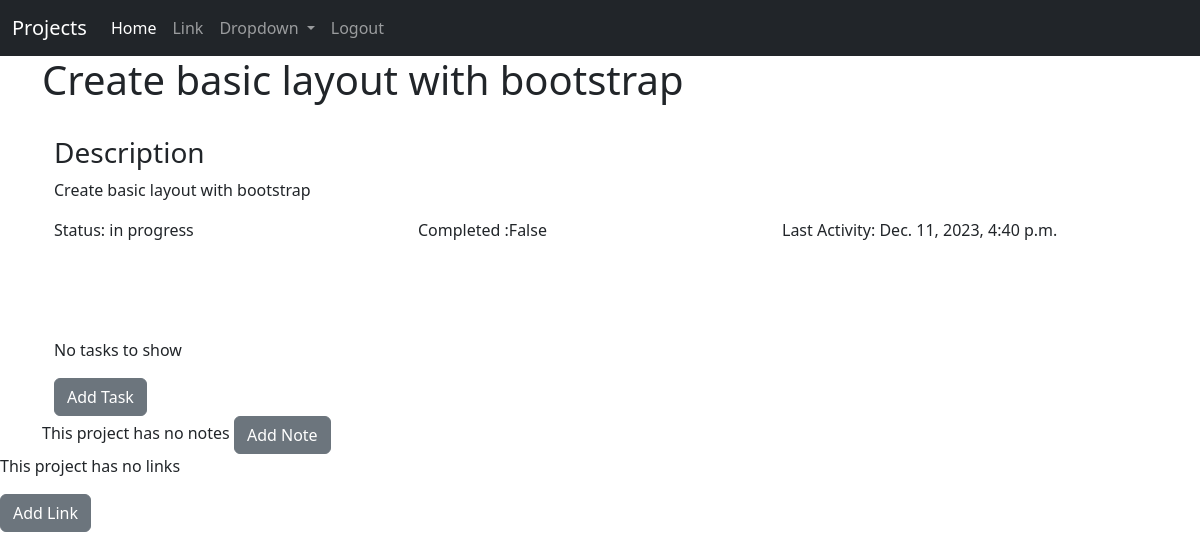
/project/2 (signed in), run on the app's committed database.
### base/models.py (models this page shows, shortened)
class project(models.Model):
    id = models.IntegerField(primary_key=True)
    created_at = models.DateTimeField(auto_now_add=True)
    parent = models.IntegerField(default=0) # 0 = parent project, else it is a subproject with a parent of parent number
    name = models.CharField(max_length=64)
    type = models.ForeignKey(type, on_delete=models.CASCADE)
    description = models.TextField()
    status = models.ForeignKey(status, on_delete=models.CASCADE)
    completed = models.BooleanField()
    archived = models.BooleanField()
    lastActivity = models.DateTimeField()

class status(models.Model):
    id = models.IntegerField(primary_key=True)
    status = models.CharField(max_length=64)
    def __str__(self):
        return self.status

### base/views.py (the view)
# urls.py: path("project/<int:pk>", views.project_view, name = "project_view"),
def project_view(request, pk):
    if request.user.is_authenticated:
        result = project.objects.get(id=pk)
        subprojects = project.objects.filter(parent=pk)
        notes = note.objects.filter(ref=pk)
        tasks = task.objects.filter(ref=pk)
        links = link.objects.filter(ref=pk)
        return render(request, 'project_view.html', {'project': result, 'notes':notes, 'tasks':tasks, 'links':links, 'subprojects': subprojects  })
    else:
        return redirect('home')

### base/templates/project_view.html (shortened to what this page needs)
{% extends "base.html" %}
{% block  content %}
<h1>{{ project.name }}</h1><br>
    <div class="container">
        <div class="row">
          <div class="col">
            <h3>Description</h3>
            <p>
            {{ project.description }}
            </p>
          </div>
          <br><br>
          <div class="row">
            <div class="col">
                Status: {{ project.status }}
            </div>
            <div class="col">
                 Completed :{{ project.completed }}
            </div>
            <div class="col">
                Last Activity: {{ project.lastActivity }}
            </div>
          </div>
        </div>
    </div>
<br><br>
    <br><br>
    <div class="container">
        {% if tasks %}
            {% for task in tasks %}
            <div class="container">
                <p>
                <strong>{{ task.title }}</strong>
                <br><br>
                {{ task.task}}
            </p>
            </div>
            {% endfor %}
        {% else %}
        <p>No tasks to show</p>
        {% endif %}
        <a href="{% url 'add_task' parent=project.id %}" class="btn btn-secondary">Add Task</a>
    </div>
{% if notes %}
<div class="accordion" id="accordionExample">
    {% for note in notes %}
    <div class="accordion-item">
      <h2 class="accordion-header">
        <button class="accordion-button collapsed" type="button" data-bs-toggle="collapse" data-bs-target="#collapse{{note.id}}" aria-expanded="true" aria-controls="collapseOne">
            {{ note.title }}
        </button>
      </h2>
      <div id="collapse{{note.id}}" class="accordion-collapse collapse " data-bs-parent="#accordionExample">
        <div class="accordion-body">
            {{ note.text }}
        </div>
      </div>
    </div>
    {% endfor %}
{% else %}
    This project has no notes
{% endif %}
<a href="{% url 'add_note' parent=project.id %}" class="btn btn-secondary">Add Note</a>
</div>
{% if links %}
  {% for link in links %}
  <div class="container">
    <p>
      <a href="{{ link.url }}" target = "_blank" rel="noopener noreferrer" >{{ link.title }}</a>
    </p>
  </div>
  {% endfor %}
{% else %}
<p>This project has no links</p>
{% endif %}
<a href="{% url 'add_link' parent=project.id %}" class="btn btn-secondary">Add Link</a>
{% endblock %}

### data on the page
project: name "Create basic layout with bootstrap", description "Create basic layout with bootstrap", status "in progress", completed "False", lastActivity "Dec. 11, 2023, 4:40 p.m."
